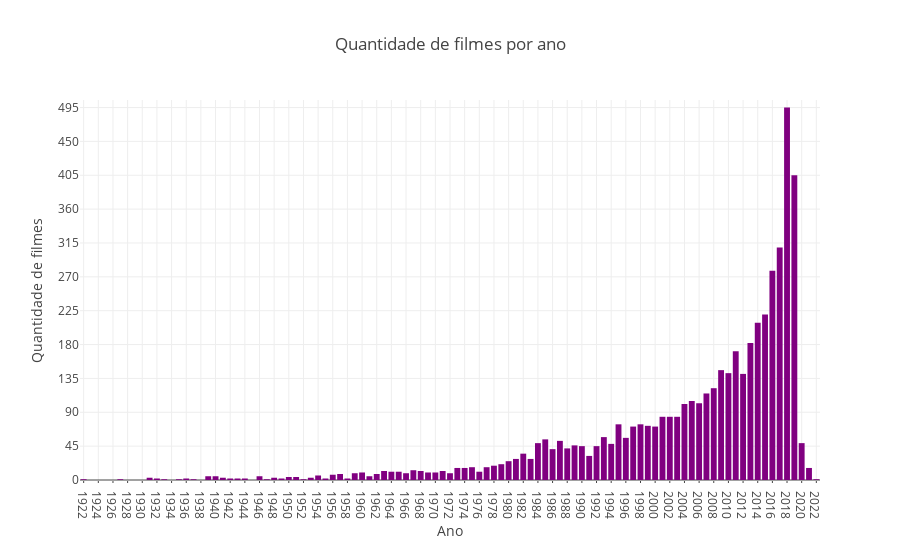

Notebook cell for this chart:
### Code cell
graph = go.Bar(
    x=[x for x, _ in graph1], 
    y=[y for _, y in graph1],
    hovertext="filmes",
    marker=dict(
        color="purple"
    ),
)

layout = go.Layout(
    title="Quantidade de filmes por ano",
    xaxis=dict(
        title="Ano",
        showgrid=True,
        dtick=2,
        ticklen=2,
    ),
    yaxis=dict(
        title="Quantidade de filmes",
        range=[0, max([int(y) for _, y in graph1]) + 10],
        dtick=45,
    )
)

fig = go.Figure(data=[graph], layout=layout)
plotly.offline.iplot(fig)
plotly.offline.plot(fig, filename="imdb_year_count.html", auto_open=False)

### Figure 1 — Plotly figure (JSON) as saved in the notebook; plotly's stock layout.template omitted (floating-point values rounded to 4 significant figures)
{"data": [{"hovertext": "filmes", "marker": {"color": "purple"}, "type": "bar", "uid": "18d3ee4f-38aa-4669-ae67-d085a6c5394e", "x": ["1922", "1927", "1931", "1932", "1933", "1935", "1936", "1937", "1939", "1940", "1941", "1942", "1943", "1944", "1946", "1947", "1948", "1949", "1950", "1951", "1952", "1953", "1954", "1955", "1956", "1957", "1958", "1959", "1960", "1961", "1962", "1963", "1964", "1965", "1966", "1967", "1968", "1969", "1970", "1971", "1972", "1973", "1974", "1975", "1976", "1977", "1978", "1979", "1980", "1981", "1982", "1983", "1984", "1985", "1986", "1987", "1988", "1989", "1990", "1991", "1992", "1993", "1994", "1995", "1996", "1997", "1998", "1999", "2000", "2001", "2002", "2003", "2004", "2005", "2006", "2007", "2008", "2009", "2010", "2011", "2012", "2013", "2014", "2015", "2016", "2017", "2018", "2019", "2020", "2021", "2022"], "y": [1, 1, 3, 2, 1, 1, 2, 1, 5, 5, 3, 2, 2, 2, 5, 1, 3, 2, 4, 4, 1, 3, 6, 2, 7, 8, 2, 9, 10, 5, 8, 12, 11, 11, 9, 13, 12, 10, 10, 12, 9, 16, 16, 17, 11, 17, 19, 21, 25, 28, 35, 28, 49, 54, 41, 52, 42, 46, 45, 32, 45, 57, 48, 74, 56, 71, 74, 72, 71, 84, 84, 84, 101, 105, 102, 115, 122, 146, 142, 171, 141, 182, 209, 220, 278, 309, 495, 405, 49, 16, 1]}], "layout": {"title": {"text": "Quantidade de filmes por ano"}, "xaxis": {"dtick": 2, "showgrid": true, "ticklen": 2, "title": {"text": "Ano"}}, "yaxis": {"dtick": 45, "range": [0, 505], "title": {"text": "Quantidade de filmes"}}}}
